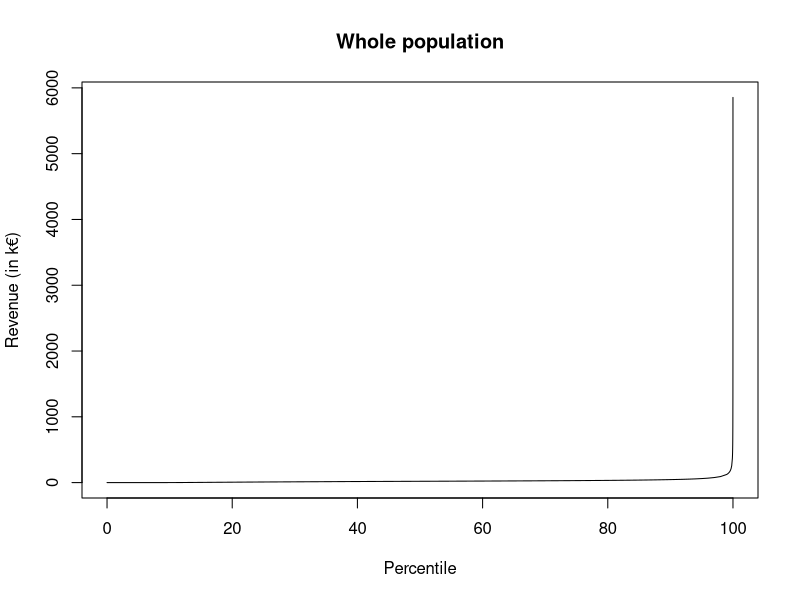
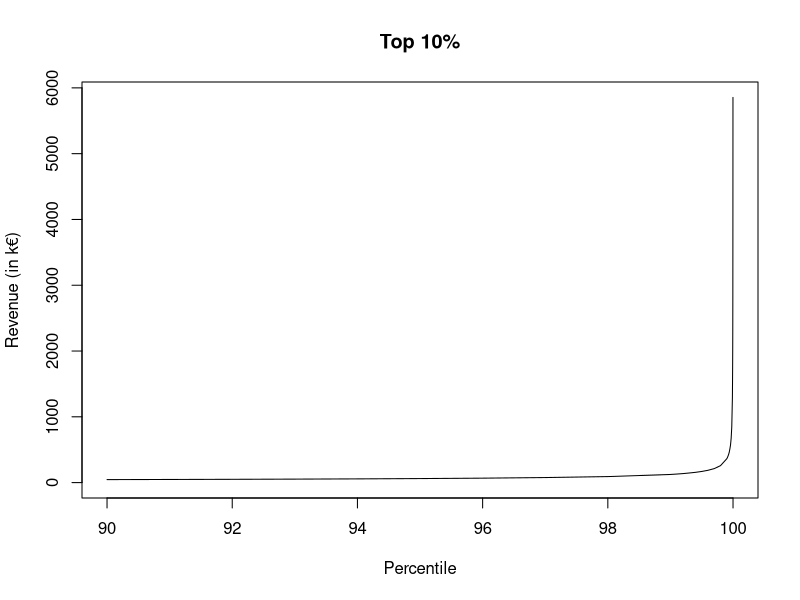
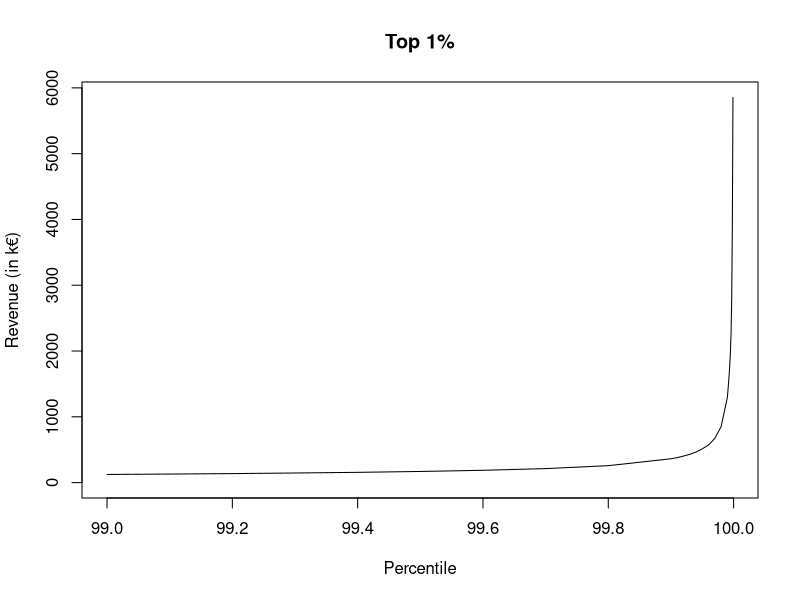
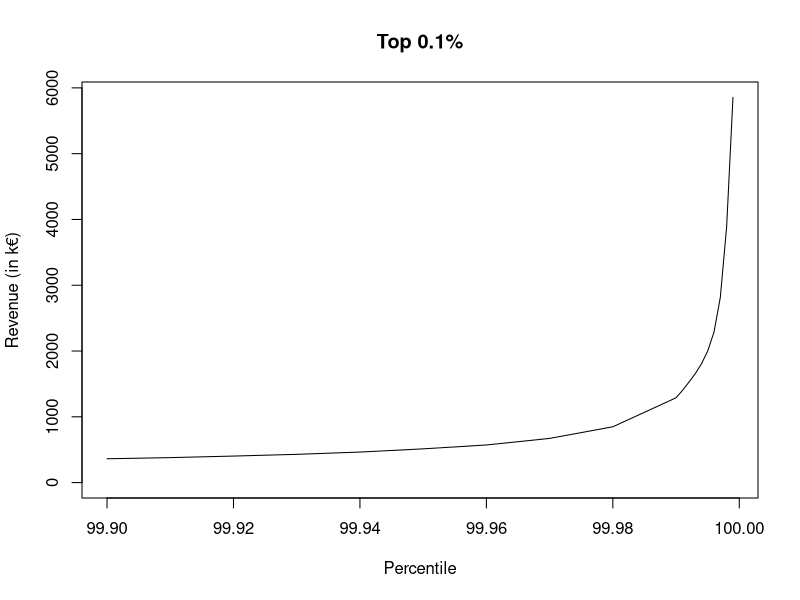
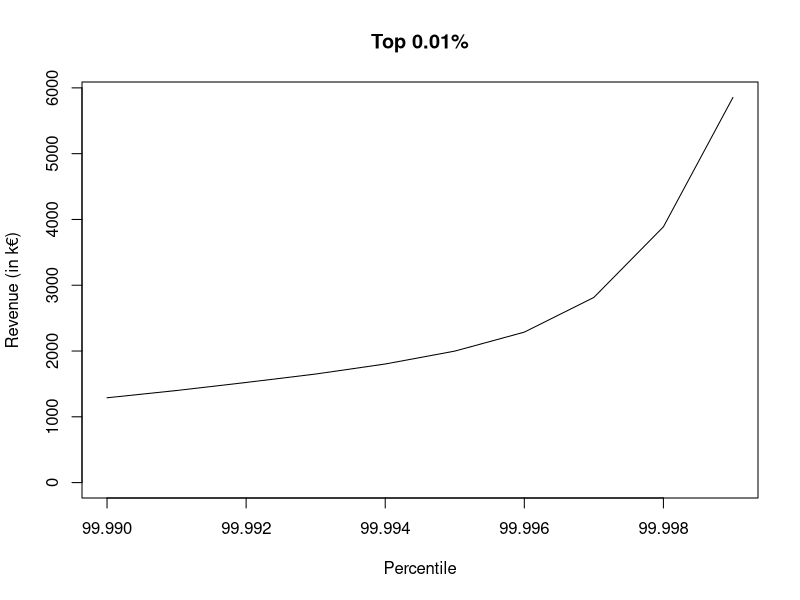
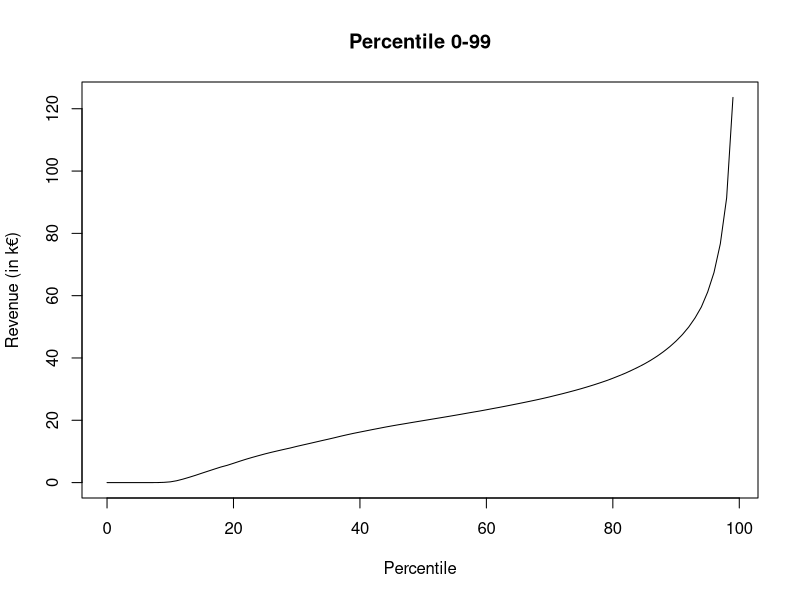

Source code (R) for these figures, in order:
library(stringr)

setwd("/Users/clement/Documents/") # Replace this with the actual path to the data file
impots = read.csv("impots-france.csv")

# Data cleaning
space = substr(impots$Seuil.de.revenu.brut.annuel[1], 2,2)

clean_num <- function(str_vector) {
  str_vector <- str_replace_all(str_vector, "€", "")
  str_vector <- str_replace_all(str_vector, "%", "")
  str_vector <- str_replace_all(str_vector, ",", "")
  str_vector <- str_replace_all(str_vector, space, "")
  str_vector <- as.numeric(str_vector)
  return(str_vector)
}

impots$seuil_trimmed <- clean_num(impots$Seuil.de.revenu.brut.annuel)

impots$revenu_moy_trimmed <- clean_num(impots$Revenu.brut.annuel.moyen)

impots$Nombre.d.individus <- clean_num(impots$Nombre.d.individus)

impots$revenu_total = impots$revenu_moy_trimmed * impots$Nombre.d.individus

impots$Impôt.total <- clean_num(impots$Impôt.total)

impots$IRPP <- clean_num(impots$IRPP)

impots$PPE <- clean_num(impots$PPE)

revenu_total_sum = sum(impots$revenu_total)

# Understanding exponential
impots$seuil_trimmed <- impots$seuil_trimmed / 1000
max_rev = impots$seuil_trimmed[127]
ylims = c(0, max_rev)
plot(impots$Quantile, impots$seuil_trimmed, 'l', ylim=ylims, main="Whole population", ylab="Revenue (in k€)", xlab="Percentile")
plot(impots$Quantile[91:127], impots$seuil_trimmed[91:127], 'l', main="Top 10%", ylab="Revenue (in k€)", xlab="Percentile", ylim=ylims)
plot(impots$Quantile[100:127], impots$seuil_trimmed[100:127], 'l', main="Top 1%", ylab="Revenue (in k€)", xlab="Percentile", ylim=ylims)
plot(impots$Quantile[109:127], impots$seuil_trimmed[109:127], 'l', main="Top 0.1%", ylab="Revenue (in k€)", xlab="Percentile", ylim=ylims)
plot(impots$Quantile[118:127], impots$seuil_trimmed[118:127], 'l', main="Top 0.01%", ylab="Revenue (in k€)", xlab="Percentile", ylim=ylims)
plot(impots$Quantile[1:100], impots$seuil_trimmed[1:100], 'l', main="Percentile 0-99", ylab="Revenue (in k€)", xlab="Percentile")
